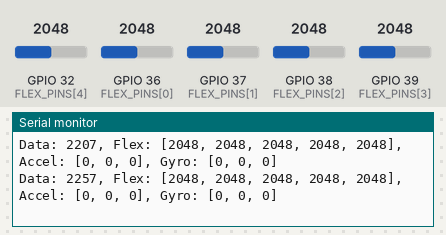
This sketch was run on a simulated ESP32. On the bench: the last lines printed to the serial monitor. The inputs (shaded band) are chosen by the test bench; at power-on: GPIO 32 (FLEX_PINS[4]) = 2048, GPIO 36 (FLEX_PINS[0]) = 2048, GPIO 37 (FLEX_PINS[1]) = 2048, GPIO 38 (FLEX_PINS[2]) = 2048, GPIO 39 (FLEX_PINS[3]) = 2048. Nothing arrives over Bluetooth unless stated.

Above: at 2.3 s.
2.4 s: GPIO 32 (FLEX_PINS[4]) set to 2866
At 2.42 s:
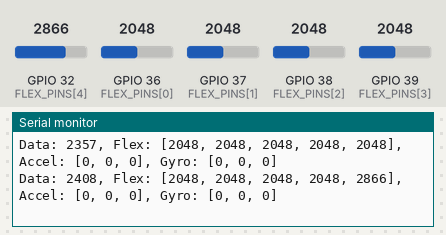
3.9 s: GPIO 36 (FLEX_PINS[0]) set to 2866
At 3.93 s:
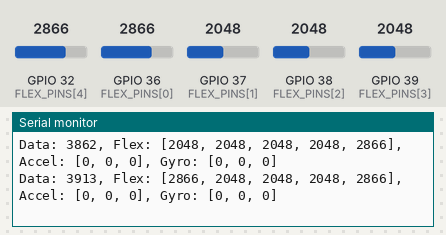
5.4 s: GPIO 37 (FLEX_PINS[1]) set to 2866
At 5.43 s:
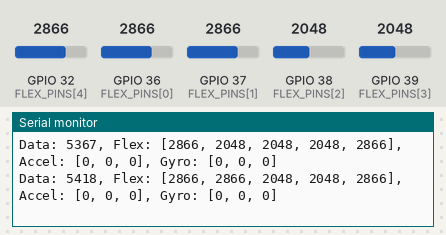
6.9 s: GPIO 38 (FLEX_PINS[2]) set to 2866
At 6.94 s:
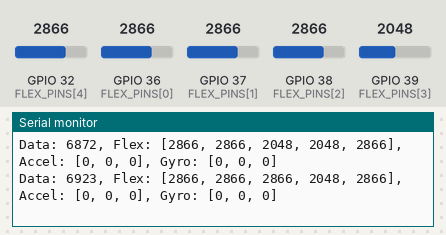
8.4 s: GPIO 39 (FLEX_PINS[3]) set to 2866
At 8.44 s:
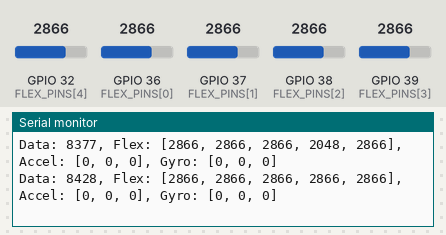
9.9 s: GPIO 32 (FLEX_PINS[4]) set to 3972
At 9.9 s:
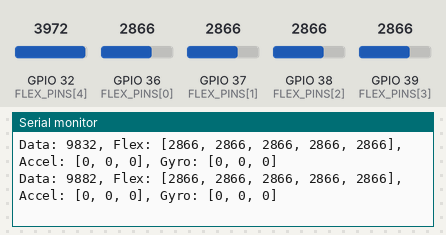
Timing chart, 0 to 12.4 s (numbered marks = the images above; inputs shaded):
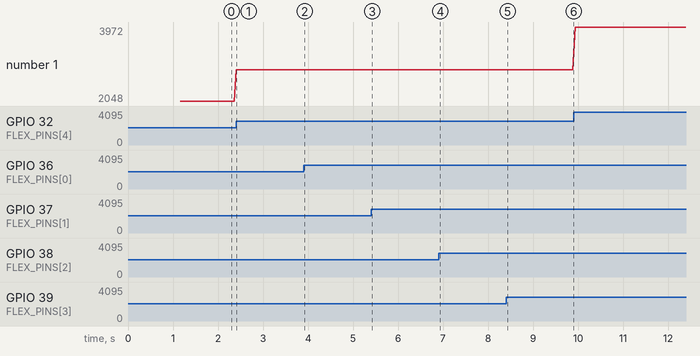

The sketch:

signspeak_glove.ino
```cpp
/*
 * SignSpeak Smart Glove - ESP32 Firmware
 *
 * Hardware Connections:
 * - 5 Flex Sensors: A0, A1, A2, A3, A4 (analog inputs)
 * - MPU6050 IMU: SDA (GPIO21), SCL (GPIO22) - I2C
 * - Bluetooth: Built-in ESP32 Bluetooth Serial
 *
 * Sampling Rate: 20Hz (50ms intervals)
 */

#include <Wire.h>
#include <MPU6050.h>
#include <BluetoothSerial.h>

// Check if Bluetooth is available
#if !defined(CONFIG_BT_ENABLED) || !defined(CONFIG_BLUEDROID_ENABLED)
#error Bluetooth is not enabled! Please run `make menuconfig` to enable it
#endif

// Bluetooth Serial object
BluetoothSerial SerialBT;

// MPU6050 object
MPU6050 mpu;

// Flex sensor pins (analog inputs)
const int FLEX_PINS[5] = {A0, A1, A2, A3, A4};
const int NUM_FLEX_SENSORS = 5;

// Sampling configuration
const unsigned long SAMPLE_INTERVAL_MS = 50; // 20Hz = 50ms
unsigned long lastSampleTime = 0;

// Data packet structure
struct SensorData {
  unsigned long timestamp;
  int flexValues[5];
  int16_t accelX, accelY, accelZ;
  int16_t gyroX, gyroY, gyroZ;
};

SensorData sensorData;

void setup() {
  // Initialize Serial for debugging
  Serial.begin(115200);
  delay(1000);

  // Initialize Bluetooth Serial
  SerialBT.begin("SignSpeak_Glove"); // Bluetooth device name
  Serial.println("Bluetooth device ready! Pair with 'SignSpeak_Glove'");

  // Initialize I2C for MPU6050
  Wire.begin();
  delay(100);

  // Initialize MPU6050
  Serial.println("Initializing MPU6050...");
  if (!mpu.begin()) {
    Serial.println("MPU6050 initialization failed!");
    while (1) {
      delay(1000);
    }
  }

  // Configure MPU6050
  mpu.setAccelerometerRange(MPU6050_RANGE_2_G);
  mpu.setGyroRange(MPU6050_RANGE_250_DEG);
  mpu.setFilterBandwidth(MPU6050_BAND_21_HZ);

  Serial.println("MPU6050 initialized successfully!");

  // Initialize analog pins for flex sensors
  for (int i = 0; i < NUM_FLEX_SENSORS; i++) {
    pinMode(FLEX_PINS[i], INPUT);
  }

  Serial.println("SignSpeak Glove initialized!");
  Serial.println("Starting data transmission...");

  lastSampleTime = millis();
}

void loop() {
  unsigned long currentTime = millis();

  // Check if it's time to sample (20Hz = 50ms intervals)
  if (currentTime - lastSampleTime >= SAMPLE_INTERVAL_MS) {
    // Read all sensors
    readSensors();

    // Transmit data via Bluetooth
    transmitData();

    lastSampleTime = currentTime;
  }

  // Small delay to prevent watchdog issues
  delay(1);
}

void readSensors() {
  // Update timestamp
  sensorData.timestamp = millis();

  // Read flex sensors (12-bit ADC: 0-4095)
  for (int i = 0; i < NUM_FLEX_SENSORS; i++) {
    sensorData.flexValues[i] = analogRead(FLEX_PINS[i]);
  }

  // Read MPU6050 IMU data
  sensors_event_t accel, gyro, temp;
  mpu.getEvent(&accel, &gyro, &temp);

  // Convert to integers (multiply by 100 to preserve 2 decimal places)
  sensorData.accelX = (int16_t)(accel.acceleration.x * 100);
  sensorData.accelY = (int16_t)(accel.acceleration.y * 100);
  sensorData.accelZ = (int16_t)(accel.acceleration.z * 100);

  sensorData.gyroX = (int16_t)(gyro.gyro.x * 100);
  sensorData.gyroY = (int16_t)(gyro.gyro.y * 100);
  sensorData.gyroZ = (int16_t)(gyro.gyro.z * 100);
}

void transmitData() {
  // Format: TIMESTAMP,FLEX0,FLEX1,FLEX2,FLEX3,FLEX4,ACCX,ACCY,ACCZ,GYRX,GYRY,GYRZ\n
  SerialBT.print(sensorData.timestamp);
  SerialBT.print(",");

  for (int i = 0; i < NUM_FLEX_SENSORS; i++) {
    SerialBT.print(sensorData.flexValues[i]);
    if (i < NUM_FLEX_SENSORS - 1) SerialBT.print(",");
  }
  SerialBT.print(",");

  SerialBT.print(sensorData.accelX);
  SerialBT.print(",");
  SerialBT.print(sensorData.accelY);
  SerialBT.print(",");
  SerialBT.print(sensorData.accelZ);
  SerialBT.print(",");

  SerialBT.print(sensorData.gyroX);
  SerialBT.print(",");
  SerialBT.print(sensorData.gyroY);
  SerialBT.print(",");
  SerialBT.print(sensorData.gyroZ);
  SerialBT.print("\n");

  // Also print to Serial for debugging
  Serial.print("Data: ");
  Serial.print(sensorData.timestamp);
  Serial.print(", Flex: [");
  for (int i = 0; i < NUM_FLEX_SENSORS; i++) {
    Serial.print(sensorData.flexValues[i]);
    if (i < NUM_FLEX_SENSORS - 1) Serial.print(", ");
  }
  Serial.print("], Accel: [");
  Serial.print(sensorData.accelX);
  Serial.print(", ");
  Serial.print(sensorData.accelY);
  Serial.print(", ");
  Serial.print(sensorData.accelZ);
  Serial.print("], Gyro: [");
  Serial.print(sensorData.gyroX);
  Serial.print(", ");
  Serial.print(sensorData.gyroY);
  Serial.print(", ");
  Serial.print(sensorData.gyroZ);
  Serial.println("]");
}
```

Measured:
- after the input at 2.4 s, the serial monitor: prints a new line at once (image 1)
- plotted number 1: 2048 → 2866 after the input at 2.4 s
